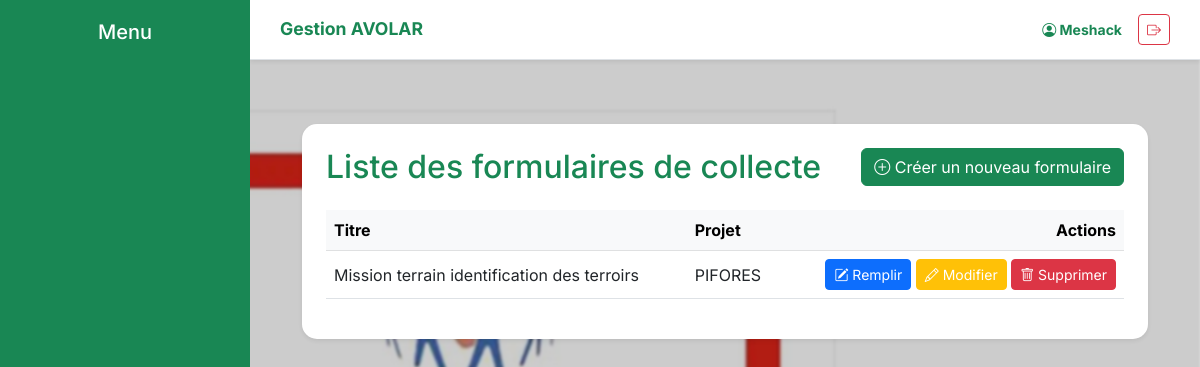
Page /terrain/formulaires/ (signed in) on the committed database.
### dashboard/models.py (models this page shows, shortened)
class FormulaireTerrain(models.Model):
    titre = models.CharField(max_length=255, verbose_name="Titre du formulaire")
    description = models.TextField(blank=True, null=True, verbose_name="Description")
    projet = models.ForeignKey(Projet, on_delete=models.CASCADE, related_name="formulaires", verbose_name="Projet associé")
    date_creation = models.DateTimeField(auto_now_add=True)

class Projet(models.Model):
    nom = models.CharField(max_length=200, verbose_name="Nom du Projet")
    logo = models.ImageField(upload_to='projets/logos/', null=True, blank=True, verbose_name="Logo du Projet")
    bailleur_fond = models.CharField(max_length=200, verbose_name="Bailleur de Fonds")
    no_contrat = models.CharField(max_length=100, verbose_name="N° Contrat Projet & Avolar")
    cout_global = models.DecimalField(max_digits=15, decimal_places=2, verbose_name="Coût Global")
    zone_intervention = models.CharField(max_length=255, verbose_name="Zone d'intervention")
    date_debut = models.DateField(verbose_name="Date de début")
    date_fin = models.DateField(verbose_name="Date de fin")
    chef_projet = models.ForeignKey(User, on_delete=models.SET_NULL, null=True, blank=True)

### dashboard/views.py (the view)
# urls.py: path('terrain/formulaires/', views.liste_formulaires_terrain, name='liste_formulaires_terrain'),
@login_required
def liste_formulaires_terrain(request):
    formulaires = FormulaireTerrain.objects.all().select_related('projet')
    return render(request, 'dashboard/liste_formulaires_terrain.html', {'formulaires': formulaires})

### dashboard/templates/dashboard/liste_formulaires_terrain.html (shortened to what this page needs)
{% extends 'dashboard/base.html' %}
{% block content %}
<div class="container mt-4">
    <div class="card p-4 shadow-sm">
        <div class="d-flex justify-content-between align-items-center mb-4">
            <h2 class="mb-0 text-success">Liste des formulaires de collecte</h2>
            {% if user.is_superuser %}
            <a href="{% url 'creer_formulaire_terrain' %}" class="btn btn-success">
                <i class="bi bi-plus-circle"></i> Créer un nouveau formulaire
            </a>
            {% endif %}
        </div>
        <div class="table-responsive">
            <table class="table table-hover align-middle">
                <thead class="table-light">
                    <tr>
                        <th>Titre</th>
                        <th>Projet</th>
                        <th class="text-end">Actions</th>
                    </tr>
                </thead>
                <tbody>
                    {% for form in formulaires %}
                    <tr>
                        <td>{{ form.titre }}</td>
                        <td>{{ form.projet.nom }}</td>
                        <td class="text-end">
                            <a href="{% url 'remplir_formulaire_terrain' form.pk %}" class="btn btn-primary btn-sm">
                                <i class="bi bi-pencil-square"></i> Remplir
                            </a>
                            {% if user.is_superuser %}
                            <a href="{% url 'modifier_formulaire_terrain' form.pk %}" class="btn btn-warning btn-sm text-white">
                                <i class="bi bi-pencil"></i> Modifier
                            </a>
                            <button type="button" class="btn btn-danger btn-sm" data-bs-toggle="modal" data-bs-target="#modalSupprimer{{ form.pk }}">
                                <i class="bi bi-trash"></i> Supprimer
                            </button>
                            {% endif %}
                        </td>
                    </tr>
                    {% empty %}
                    <tr>
                        <td colspan="3" class="text-center text-muted py-4">Aucun formulaire de collecte trouvé.</td>
                    </tr>
                    {% endfor %}
                </tbody>
            </table>
        </div>
    </div>
</div>
{% endblock %}

### dashboard/templates/dashboard/base.html (shortened to what this page needs)
{% load static %}
<!DOCTYPE html>
<html lang="fr">
<head>
    <link href="https://cdn.jsdelivr.net/npm/bootstrap@5.3.0/dist/css/bootstrap.min.css" rel="stylesheet">
    <link href="https://cdn.jsdelivr.net/npm/bootstrap-icons@1.10.0/font/bootstrap-icons.css" rel="stylesheet">
</head>
<body>
<header class="top-bar shadow-sm">
    <div class="d-flex align-items-center">
        <span class="fw-bold text-success text-truncate" style="font-size: 1.1rem;">Gestion AVOLAR</span>
    </div>
    <div class="d-flex align-items-center">
        <span class="fw-bold text-success me-2 me-md-3 small d-none d-sm-inline"><i class="bi bi-person-circle"></i> {{ user.username|default:"Administrateur" }}</span>
        <a href="{% url 'deconnexion' %}" class="btn btn-outline-danger btn-sm" title="Se déconnecter"><i class="bi bi-box-arrow-right"></i></a>
    </div>
</header>
<nav class="sidebar d-none d-lg-block">
    <h5 class="text-center mb-4">Menu</h5>
</nav>
<main class="main-content">
    {% block content %}{% endblock %}
</main>
</body>
</html>

### rows in the picture
FormulaireTerrain: titre "Mission terrain identification des terroirs", projet.nom "PIFORES"

### other values in the picture
{{ user.username|default:"Administrateur" }} "Meshack"
